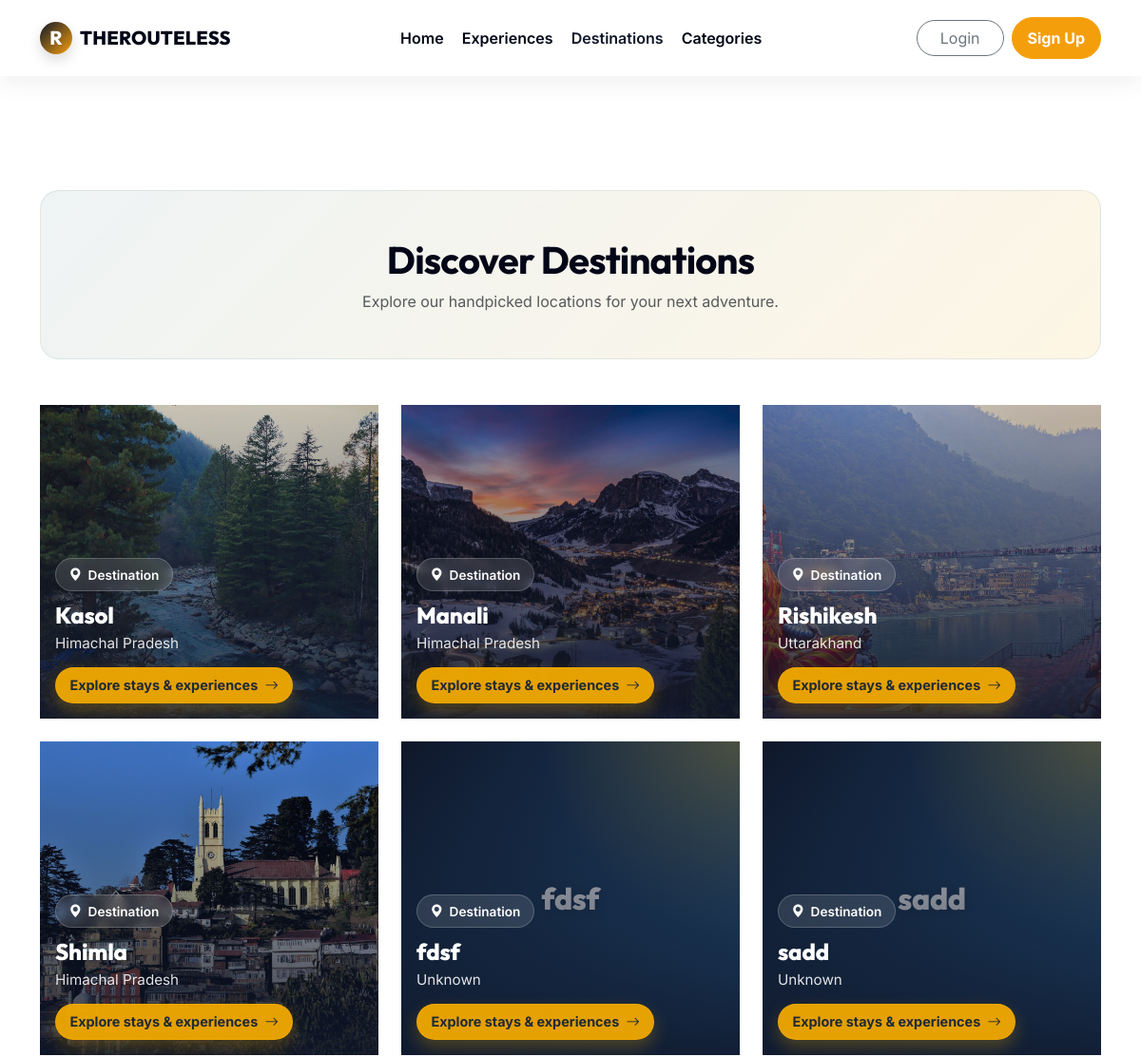
/locations/ (upper part), run on an earlier commit of the app's database.
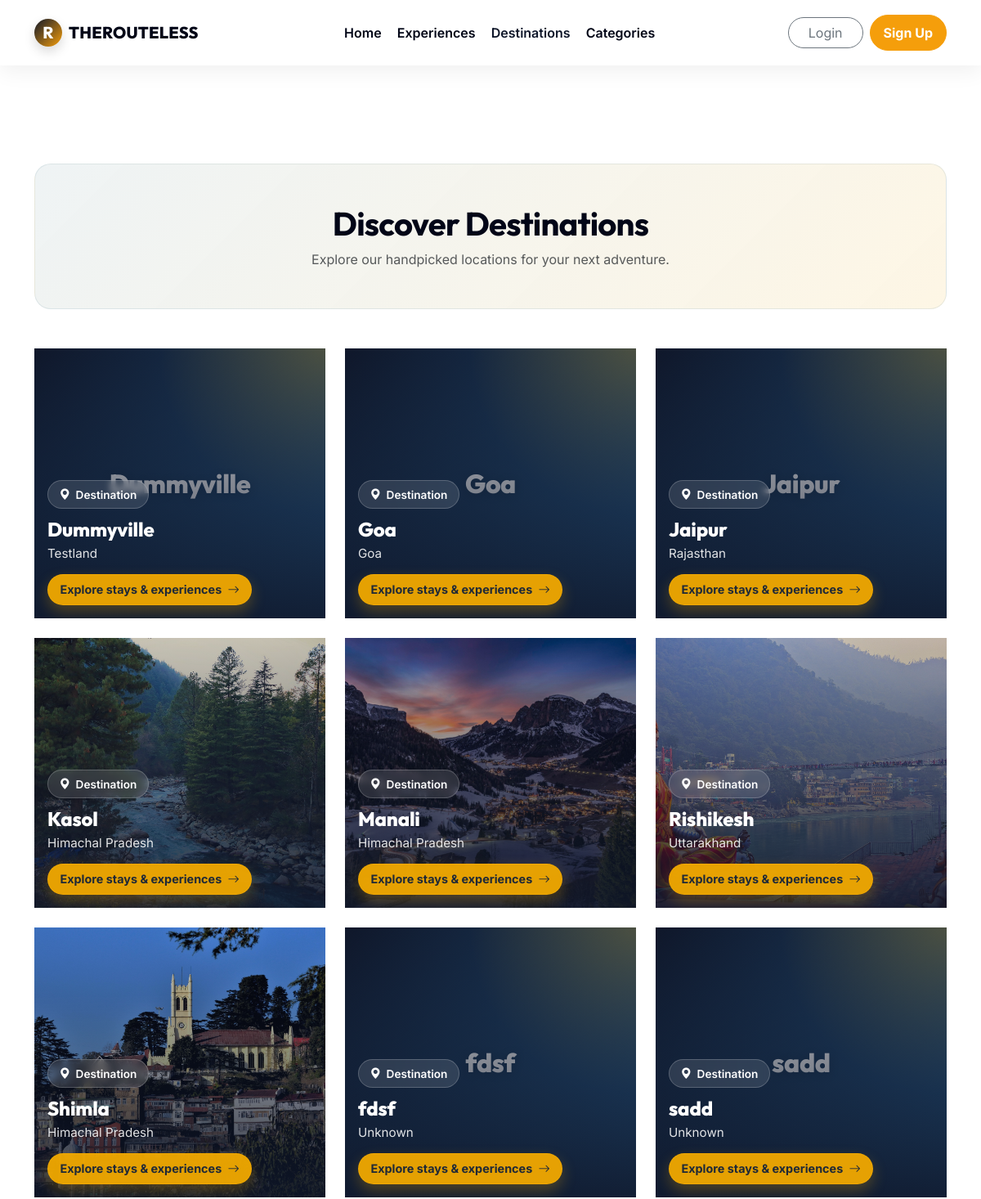
And on a later commit of the database.
### marketplace/models.py (models this page shows, shortened)
class Location(models.Model):
    name = models.CharField(max_length=100)
    slug = models.SlugField(unique=True, blank=True)
    state = models.CharField(max_length=100)
    image = models.ImageField(upload_to="locations/", blank=True, null=True, validators=[validate_image_file])

### marketplace/views.py (the view)
# urls.py: path('locations/', views.location_list, name='locations'),
def location_list(request):
    locations = Location.objects.all().order_by("name")
    return render(request, "marketplace/locations.html", {"locations": locations})

### marketplace/context_processors.py (called while the page is built)
def user_role_flags(request):
    is_host_user = False
    user = getattr(request, "user", None)
    if user and user.is_authenticated:
        profile = getattr(user, "userprofile", None)
        is_host_user = bool(profile and getattr(profile, "is_host", False))
    return {
        "is_host_user": is_host_user,
    }

### templates/marketplace/locations.html (shortened to what this page needs)
{% extends "base.html" %}
{% block content %}
<div class="container" style="margin-top: 100px; min-height: 80vh;">
    <div class="locations-header-card p-4 p-md-5 mb-5 text-center">
        <h1 class="fw-bold section-heading mb-2">Discover Destinations</h1>
        <p class="text-muted mb-0">Explore our handpicked locations for your next adventure.</p>
    </div>
    <div class="row g-4 mb-5">
        {% for loc in locations %}
        <div class="col-12 col-sm-6 col-lg-4">
            <a href="{% url 'listing_list' %}?location={{ loc.slug }}" class="location-card-link">
                <div class="location-image-card">
                    {% if loc.image %}
                    <img src="{{ loc.image.url }}" alt="{{ loc.name }}" class="location-cover" loading="lazy"
                        width="900" height="600">
                    {% else %}
                    <div class="location-fallback">
                        <h2>{{ loc.name }}</h2>
                    </div>
                    {% endif %}
                    <div class="location-overlay"></div>
                    <div class="location-content">
                        <span class="location-badge">
                            <i class="bi bi-geo-alt-fill"></i>
                            Destination
                        </span>
                        <h4 class="location-title mb-1">{{ loc.name }}</h4>
                        <p class="location-state">{{ loc.state }}</p>
                        <span class="location-pill">
                            Explore stays & experiences
                            <i class="bi bi-arrow-right"></i>
                        </span>
                    </div>
                </div>
            </a>
        </div>
        {% empty %}
        <div class="col-12">
            <div class="experience-card p-4 text-center">
                <p class="text-muted mb-0">No destinations available at the moment.</p>
            </div>
        </div>
        {% endfor %}
    </div>
</div>
{% endblock %}

### templates/base.html (shortened to what this page needs)
{% load static %}
<!DOCTYPE html>
<html lang="en">
<head>
    <link href="https://cdn.jsdelivr.net/npm/bootstrap@5.3.3/dist/css/bootstrap.min.css" rel="stylesheet">
    <link rel="stylesheet" href="https://cdn.jsdelivr.net/npm/bootstrap-icons@1.11.3/font/bootstrap-icons.min.css">
    <link href="https://unpkg.com/aos@2.3.1/dist/aos.css" rel="stylesheet">
</head>
{% with current_url=request.resolver_match.url_name %}
<body class="{% if current_url == 'home' %}is-home{% endif %} d-flex flex-column">
    <nav id="mainNavbar"
        class="navbar navbar-expand-lg fixed-top {% if current_url == 'home' %}navbar-home-top{% else %}navbar-solid{% endif %}">
        <div class="container">
            <a class="navbar-brand" href="{% url 'home' %}">
                <span class="brand-mark">R</span>
                <span>THEROUTELESS</span>
            </a>
            <div class="collapse navbar-collapse d-none d-lg-flex" id="navbarSupportedContent">
                <ul class="navbar-nav mx-auto mb-2 mb-lg-0 align-items-lg-center">
                    <li class="nav-item">
                        <a class="nav-link {% if current_url == 'home' %}active{% endif %}" href="{% url 'home' %}">
                            Home
                        </a>
                    </li>
                    <li class="nav-item">
                        <a class="nav-link {% if current_url == 'listing_list' %}active{% endif %}"
                            href="{% url 'listing_list' %}">
                            Experiences
                        </a>
                    </li>
                    <li class="nav-item">
                        <a class="nav-link {% if current_url == 'locations' %}active{% endif %}"
                            href="{% url 'locations' %}">
                            Destinations
                        </a>
                    </li>
                    <li class="nav-item">
                        <a class="nav-link {% if current_url == 'categories' %}active{% endif %}"
                            href="{% url 'categories' %}">
                            Categories
                        </a>
                    </li>
                </ul>
                <div class="d-flex align-items-center gap-2">
                    {% if user.is_authenticated %}
                    {% if user.userprofile.is_host %}
                    <a href="{% url 'add_experience' %}" class="btn btn-accent navbar-cta">
                        <i class="bi bi-plus-circle me-1"></i>List Experience
                    </a>
                    {% else %}
                    <a href="{% url 'become_host' %}" class="btn btn-accent navbar-cta">
                        Become a Host
                    </a>
                    {% endif %}
                    <div class="dropdown me-2">
                        <button class="btn btn-outline-secondary rounded-circle position-relative" type="button" data-bs-toggle="dropdown" aria-expanded="false" id="notificationDropdownBtn">
                            <i class="bi bi-bell"></i>
                            <span id="notificationBadge" class="position-absolute top-0 start-100 translate-middle badge rounded-pill bg-danger d-none" style="font-size: 0.65em;">
                                0
                            </span>
                        </button>
                        <ul class="dropdown-menu dropdown-menu-end shadow border-0 rounded-4 p-2" style="width: 320px; max-height: 400px; overflow-y: auto;" id="notificationMenuContent">
                            <li><h6 class="dropdown-header text-dark fw-bold">Notifications</h6></li>
                            <div id="notificationListPreview">
                                <li><span class="dropdown-item text-muted small text-center">No new notifications</span></li>
                            </div>
                            <li><hr class="dropdown-divider my-2"></li>
                            <li>
                                <a class="dropdown-item text-center text-primary fw-semibold" href="{% url 'notifications' %}">
                                    View All Notifications
                                </a>
                            </li>
                        </ul>
                    </div>
                    <div class="dropdown">
                        <button class="btn btn-outline-secondary rounded-pill px-3 dropdown-toggle" type="button"
                            data-bs-toggle="dropdown" aria-expanded="false">
                            <i class="bi bi-person-circle me-1"></i>
                            {{ user.username }}
                        </button>
                        <ul class="dropdown-menu dropdown-menu-end shadow border-0 rounded-4 p-2">
                            <li>
                                <a class="dropdown-item rounded-3" href="{% url 'my_bookings' %}">
                                    <i class="bi bi-calendar-check me-2"></i>My Bookings
                                </a>
                            </li>
                            <li>
                                <a class="dropdown-item rounded-3" href="{% url 'inbox' %}">
                                    <i class="bi bi-envelope me-2"></i>Messages
                                </a>
                            </li>
                            <li>
                                <a class="dropdown-item rounded-3" href="{% url 'notifications' %}">
                                    <i class="bi bi-bell me-2"></i>Notifications
                                </a>
                            </li>
                            {% if user.userprofile.is_host %}
                            <li>
                                <a class="dropdown-item rounded-3" href="{% url 'host_dashboard' %}">
                                    <i class="bi bi-speedometer2 me-2"></i>Host Dashboard
                                </a>
                            </li>
                            <li>
                                <a class="dropdown-item rounded-3" href="{% url 'add_experience' %}">
                                    <i class="bi bi-plus-square me-2"></i>Add Experience
                                </a>
                            </li>
                            {% endif %}
                            <li>
                                <a class="dropdown-item rounded-3" href="{% url 'profile' %}">
                                    <i class="bi bi-person-lines-fill me-2"></i>Profile Settings
                                </a>
                            </li>
                            <li>
                                <a class="dropdown-item rounded-3" href="{% url 'password_change' %}">
                                    <i class="bi bi-key me-2"></i>Change Password
                                </a>
                            </li>
                            <li>
                                <hr class="dropdown-divider my-2">
                            </li>
                            <li>
                                <a class="dropdown-item rounded-3 text-danger" href="{% url 'logout' %}">
                                    <i class="bi bi-box-arrow-right me-2"></i>Logout
                                </a>
                            </li>
                        </ul>
                    </div>
                    {% else %}
                    <a href="{% url 'account_login' %}" class="btn btn-outline-secondary rounded-pill px-4">
                        Login
                    </a>
                    <a href="{% url 'account_signup' %}" class="btn btn-accent navbar-cta">
                        Sign Up
                    </a>
                    {% endif %}
                </div>
            </div>
        </div>
    </nav>
    <main class="site-main flex-grow-1">
        {% block content %}{% endblock %}
    </main>
    {% endwith %}
</body>
</html>

### templates/base.html (style rules this page uses)
:root { --primary-color: #0f172a; --primary-light: #1e293b; --accent-color: #f59e0b; --accent-hover: #d97706; --dark-color: #020617; --muted-color: #64748b; --light-bg: #f8fafc; --surface-color: #ffffff; --card-radius: 20px; --navbar-height: 80px; }
html, body { height: 100%; scroll-behavior: smooth; }
body { font-family: 'Inter', system-ui, -apple-system, Segoe UI, Roboto, sans-serif; color: var(--dark-color); background: #ffffff; overflow-x: hidden; -webkit-font-smoothing: antialiased; }
h1, h2, h3, h4, h5, h6, .navbar-brand, .display-1, .display-2, .display-3, .display-4 { font-family: 'Outfit', sans-serif; font-weight: 700; letter-spacing: -0.02em; }
a { text-decoration: none; }
.btn-accent { background-color: var(--accent-color); border-color: var(--accent-color); color: #fff; font-weight: 600; border-radius: 99px; padding: 0.6rem 1.5rem; transition: all 0.3s cubic-bezier(0.16, 1, 0.3, 1); }
#mainNavbar { min-height: var(--navbar-height); transition: all 0.25s ease; z-index: 2000 !important; }
#mainNavbar.navbar-solid { background: rgba(255, 255, 255, 0.94); backdrop-filter: blur(10px); -webkit-backdrop-filter: blur(10px); box-shadow: 0 8px 24px rgba(0, 0, 0, 0.06); }
#mainNavbar.navbar-solid .navbar-brand, #mainNavbar.navbar-solid .nav-link { color: var(--dark-color) !important; }
#mainNavbar .navbar-brand { font-weight: 800; letter-spacing: 0.2px; display: inline-flex; align-items: center; gap: .5rem; }
#mainNavbar .brand-mark { width: 34px; height: 34px; border-radius: 999px; display: inline-flex; align-items: center; justify-content: center; background: linear-gradient(135deg, var(--primary-color), var(--accent-color)); color: #fff; font-weight: 800; box-shadow: 0 6px 14px rgba(0, 0, 0, 0.15); flex-shrink: 0; }
#mainNavbar .nav-link { font-weight: 600; margin: 0 .1rem; transition: color .2s ease, opacity .2s ease; }
#mainNavbar .nav-link.active { color: var(--primary-color) !important; }
.navbar-cta { border-radius: 999px; padding: .55rem 1rem; font-weight: 700; }
body:not(.is-home) main.site-main { padding-top: calc(var(--navbar-height) + 20px); }

What changed in the data, as far as the page shows it:
added Location: name "Dummyville", state "Testland"
added Location: name "Goa", state "Goa"
added Location: name "Jaipur", state "Rajasthan"
